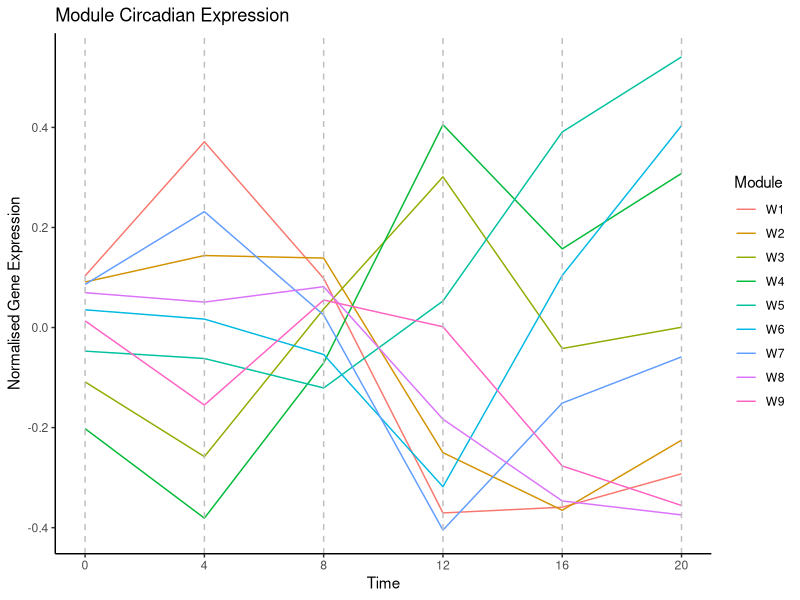

Source code (R):
# This script will plot the eigengene examples of each module provided by Rees et al


# Load Librarys
library(ggplot2)
library(reshape2)

# Load data 

setwd("C:/Users/asus/OneDrive - University of East Anglia/Project onedrive/Excel")
eigengene_dataset <- read.csv("eigengenes.csv")
eigengene_dataset <- melt(eigengene_dataset, id.vars = "Module",
                          variable.name = "Time", value.name = "Expression")
eigengene_dataset$Time <- as.character(eigengene_dataset$Time)
eigengene_dataset$Time <- as.numeric(substr(eigengene_dataset$Time, 2, nchar(eigengene_dataset$Time)))

# Plot the data
plot <- ggplot(eigengene_dataset, aes(x = as.numeric(Time), y = Expression, color = Module)) +
  geom_line( ) +
  labs(title = "Module Circadian Expression",
       x = "Time (hours)",
       y = "Normalised Gene Expression") +
  theme_classic() +
  scale_x_continuous(name ="Time", 
                     breaks=c(0,4,8,12,16,20))

vline_positions <- c(0,4,8,12,16,20)

plot <- plot +
  geom_vline(xintercept = vline_positions, 
             linetype = "dashed", 
             color = "grey")

plot
